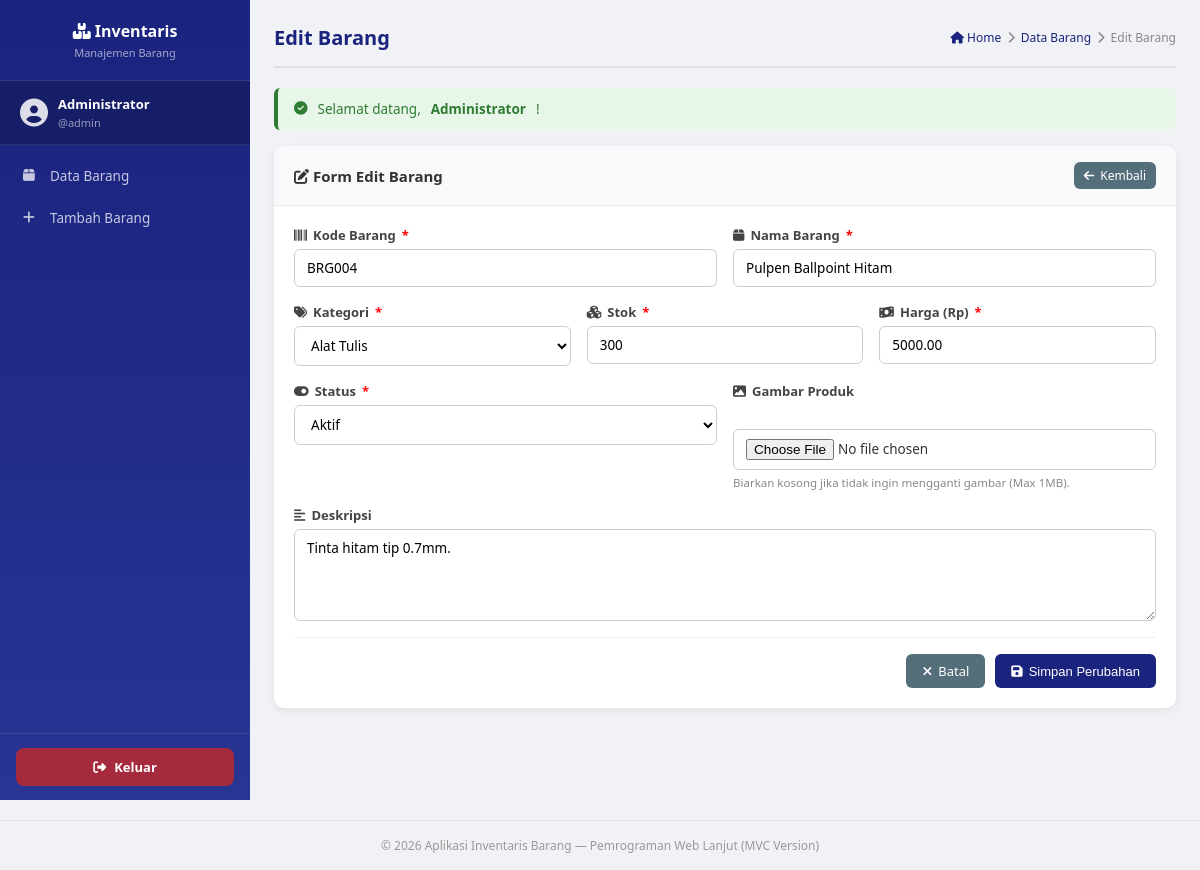
Page /index.php?c=barang&a=edit&id=4 (signed in) on the committed database.
### tables this page shows
CREATE TABLE barang (
    id          INT(11)        NOT NULL AUTO_INCREMENT,
    kode_barang VARCHAR(20)    NOT NULL,
    nama_barang VARCHAR(100)   NOT NULL,
    kategori    VARCHAR(50)    NOT NULL,
    stok        INT(11)        NOT NULL DEFAULT 0,
    harga       DECIMAL(15,2)  NOT NULL DEFAULT 0.00,
    deskripsi   TEXT,
    status      ENUM('aktif','nonaktif') NOT NULL DEFAULT 'aktif',
    created_at  DATETIME       NOT NULL DEFAULT CURRENT_TIMESTAMP,
    updated_at  DATETIME       DEFAULT NULL ON UPDATE CURRENT_TIMESTAMP,
    PRIMARY KEY (id),
    UNIQUE KEY uq_kode_barang (kode_barang)
);

### app/controllers/BarangController.php (called while the page is built, shortened)
<?php
class BarangController {
    public function edit() {
        $id = isset($_GET['id']) ? intval($_GET['id']) : 0;
        $barangModel = new Barang();
        $barang = $barangModel->getById($id);
        require_once '../app/views/barang/edit.php';
    }
}
?>

### app/models/Barang.php (called while the page is built, shortened)
<?php
class Barang {
    private $db;
    public function __construct() {
        global $koneksi;
        $this->db = $koneksi;
    }
    public function getById($id) {
        $stmt = mysqli_prepare($this->db, "SELECT * FROM barang WHERE id = ?");
        mysqli_stmt_bind_param($stmt, "i", $id);
        mysqli_stmt_execute($stmt);
        $result = mysqli_stmt_get_result($stmt);
        return mysqli_fetch_assoc($result);
    }
}
?>

### app/views/barang/edit.php (the view, shortened to what this page needs)
<?php require_once '../app/views/layouts/header.php'; ?>
<div class="content-wrapper">
    <?php require_once '../app/views/layouts/menu.php'; ?>
    <main class="main-content">
        <div class="page-header">
            <h2>Edit Barang</h2>
            <div class="breadcrumb">
                <a href="index.php?c=barang&a=index"><i class="fas fa-home"></i> Home</a>
                <i class="fas fa-chevron-right"></i>
                <a href="index.php?c=barang&a=index">Data Barang</a>
                <i class="fas fa-chevron-right"></i>
                <span>Edit Barang</span>
            </div>
        </div>
        <?php if (isset($_SESSION['pesan'])): ?>
            <div class="alert alert-<?php echo $_SESSION['tipe'] == 'success' ? 'success' : 'error'; ?>">
                <i class="fas fa-<?php echo $_SESSION['tipe'] == 'success' ? 'check-circle' : 'exclamation-circle'; ?>"></i>
                <?php echo $_SESSION['pesan']; unset($_SESSION['pesan']); unset($_SESSION['tipe']); ?>
            </div>
        <?php endif; ?>
        <div class="content">
            <div class="card">
                <div class="card-header">
                    <h3><i class="fas fa-edit"></i> Form Edit Barang</h3>
                    <a href="index.php?c=barang&a=index" class="btn btn-secondary btn-sm">
                        <i class="fas fa-arrow-left"></i> Kembali
                    </a>
                </div>
                <div class="card-body">
                    <form method="POST" action="index.php?c=barang&a=update&id=<?php echo $barang['id']; ?>" class="form-vertical" enctype="multipart/form-data">
                        <div class="form-row">
                            <div class="form-group">
                                <label for="kode_barang"><i class="fas fa-barcode"></i> Kode Barang <span style="color:red">*</span></label>
                                <input type="text" id="kode_barang" name="kode_barang" required
                                       value="<?php echo htmlspecialchars($barang['kode_barang']); ?>">
                            </div>
                            <div class="form-group">
                                <label for="nama_barang"><i class="fas fa-box"></i> Nama Barang <span style="color:red">*</span></label>
                                <input type="text" id="nama_barang" name="nama_barang" required
                                       value="<?php echo htmlspecialchars($barang['nama_barang']); ?>">
                            </div>
                        </div>
                        <div class="form-row">
                            <div class="form-group">
                                <label for="kategori"><i class="fas fa-tags"></i> Kategori <span style="color:red">*</span></label>
                                <select id="kategori" name="kategori" required>
                                    <?php
                                    $kategori_list = ['Elektronik','Pakaian','Makanan','Minuman','Alat Tulis','Olahraga','Lainnya'];
                                    foreach ($kategori_list as $kat):
                                        $sel = ($barang['kategori'] == $kat) ? 'selected' : '';
                                    ?>
                                    <option value="<?php echo $kat; ?>" <?php echo $sel; ?>><?php echo $kat; ?></option>
                                    <?php endforeach; ?>
                                </select>
                            </div>
                            <div class="form-group">
                                <label for="stok"><i class="fas fa-cubes"></i> Stok <span style="color:red">*</span></label>
                                <input type="number" id="stok" name="stok" min="0" required
                                       value="<?php echo htmlspecialchars($barang['stok']); ?>">
                            </div>
                            <div class="form-group">
                                <label for="harga"><i class="fas fa-money-bill-wave"></i> Harga (Rp) <span style="color:red">*</span></label>
                                <input type="number" id="harga" name="harga" min="0" required
                                       value="<?php echo htmlspecialchars($barang['harga']); ?>">
                            </div>
                        </div>
                        <div class="form-row">
                            <div class="form-group">
                                <label for="status"><i class="fas fa-toggle-on"></i> Status <span style="color:red">*</span></label>
                                <select id="status" name="status" required>
                                    <option value="aktif"    <?php echo $barang['status'] == 'aktif'    ? 'selected' : ''; ?>>Aktif</option>
                                </select>
                            </div>
                            <div class="form-group">
                                <label for="gambar"><i class="fas fa-image"></i> Gambar Produk</label><br>
                                <input type="file" id="gambar" name="gambar" class="form-control" accept="image/*">
                                <small class="form-hint">Biarkan kosong jika tidak ingin mengganti gambar (Max 1MB).</small>
                            </div>
                        </div>
                        <div class="form-group">
                            <label for="deskripsi"><i class="fas fa-align-left"></i> Deskripsi</label>
                            <textarea id="deskripsi" name="deskripsi" rows="4"><?php echo htmlspecialchars($barang['deskripsi']); ?></textarea>
                        </div>
                        <div class="form-actions">
                            <a href="index.php?c=barang&a=index" class="btn btn-secondary">
                                <i class="fas fa-times"></i> Batal
                            </a>
                            <button type="submit" class="btn btn-primary">
                                <i class="fas fa-save"></i> Simpan Perubahan
                            </button>
                        </div>
                    </form>
                </div>
            </div>
        </div>
    </main>
</div>
<?php require_once '../app/views/layouts/footer.php'; ?>

### assets/css/style.css (style rules this page uses)
* { margin: 0; padding: 0; box-sizing: border-box; }
body { font-family: 'Segoe UI', Tahoma, Geneva, Verdana, sans-serif; background-color: #f0f2f5; color: #333; font-size: 14px; }
a { text-decoration: none; color: inherit; }
.content-wrapper { display: flex; min-height: 100vh; }
.main-content { flex: 1; margin-left: 250px; padding: 24px; min-height: 100vh; }
.page-header { display: flex; justify-content: space-between; align-items: center; margin-bottom: 20px; padding-bottom: 15px; border-bottom: 2px solid #e0e0e0; }
.page-header h2 { font-size: 20px; color: #1a237e; font-weight: 700; }
.breadcrumb { display: flex; align-items: center; gap: 6px; font-size: 12px; color: #888; }
.breadcrumb a { color: #1a237e; }
.card { background: #fff; border-radius: 10px; box-shadow: 0 2px 8px rgba(0,0,0,0.08); margin-bottom: 20px; overflow: hidden; }
.card-header { padding: 16px 20px; background: #f8f9fa; border-bottom: 1px solid #e9ecef; display: flex; justify-content: space-between; align-items: center; }
.card-header h3 { font-size: 15px; font-weight: 600; color: #333; }
.card-body { padding: 20px; }
.btn { display: inline-flex; align-items: center; gap: 6px; padding: 8px 16px; border-radius: 6px; border: none; cursor: pointer; font-size: 13px; font-weight: 500; transition: all 0.2s; text-decoration: none; white-space: nowrap; }
.btn-primary { background: #1a237e; color: #fff; }
.btn-secondary { background: #546e7a; color: #fff; }
.btn-sm { padding: 5px 10px; font-size: 12px; }
.form-vertical .form-row { display: grid; grid-template-columns: repeat(auto-fit, minmax(200px, 1fr)); gap: 16px; margin-bottom: 0; }
.form-group { display: flex; flex-direction: column; gap: 5px; margin-bottom: 16px; }
.form-group label { font-weight: 600; font-size: 13px; color: #444; display: flex; align-items: center; gap: 6px; }
.form-group input, .form-group select, .form-group textarea { padding: 9px 12px; border: 1px solid #ccc; border-radius: 6px; font-size: 13.5px; font-family: inherit; transition: border 0.2s; background: #fff; width: 100%; }
.form-hint { font-size: 11.5px; color: #888; }
.form-actions { display: flex; gap: 10px; justify-content: flex-end; margin-top: 10px; padding-top: 16px; border-top: 1px solid #eee; }
.alert { padding: 12px 16px; border-radius: 6px; margin-bottom: 16px; display: flex; align-items: center; gap: 10px; font-size: 13.5px; }
.alert-success { background: #e8f5e9; color: #2e7d32; border-left: 4px solid #2e7d32; }

### rows in the picture
barang: kode_barang "BRG004", nama_barang "Pulpen Ballpoint Hitam", stok "300", harga "5000.00", status "Aktif", deskripsi "Tinta hitam tip 0.7mm."

### other values in the picture
$_SESSION['nama'] "Administrator"
$_SESSION['username'] "admin"
$_SESSION['pesan'] "Selamat datang, Administrator !"
form field kategori "Alat Tulis"
